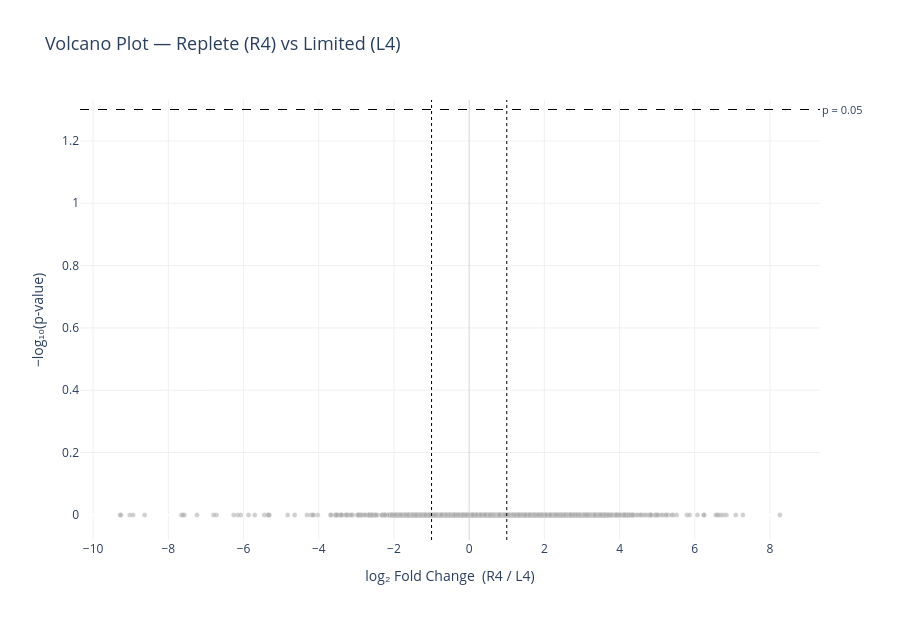

The notebook cell saved with this chart:
### Code cell
COLOR_MAP = {
    "Up in Replete":    "#E63946",   # red
    "Up in Limited":    "#457B9D",   # blue
    "Sig. (low FC)":    "#F4A261",   # orange
    "Not Significant":  "#AAAAAA",   # grey
}

ORDER = ["Up in Replete", "Up in Limited", "Sig. (low FC)", "Not Significant"]

fig = go.Figure()

for cat in ORDER:
    sub = df[df["category"] == cat]
    if sub.empty:
        continue

    # Build hover text
    hover = (
        "<b>" + sub["gene_id"].fillna("") + "</b><br>"
        + sub["Name"].fillna("").apply(lambda x: f"Name: {x}<br>" if x else "")
        + sub["Product"].fillna("unknown").apply(lambda x: f"Product: {x}<br>")
        + "Chr: "      + sub["Chr"].fillna("")                        + "<br>"
        + "log2FC: "   + sub["log2FC"].round(3).astype(str)           + "<br>"
        + "p-value: "  + sub["pvalue"].apply(lambda p: f"{p:.3e}")    + "<br>"
        + "L4 mean: "  + sub["L4_mean"].round(2).astype(str)          + " TPM<br>"
        + "R4 mean: "  + sub["R4_mean"].round(2).astype(str)          + " TPM"
    )

    fig.add_trace(go.Scatter(
        x=sub["log2FC"],
        y=sub["neg_log10_p"],
        mode="markers",
        name=f"{cat} (n={len(sub)})",
        marker=dict(
            color=COLOR_MAP[cat],
            size=5 if cat == "Not Significant" else 7,
            opacity=0.55 if cat == "Not Significant" else 0.85,
            line=dict(width=0.3, color="white"),
        ),
        text=hover,
        hovertemplate="%{text}<extra></extra>",
        customdata=sub[["gene_id", "log2FC", "pvalue"]].values,
    ))

# Threshold lines
p_line = -np.log10(P_THRESHOLD)
x_range = [df["log2FC"].min() - 0.5, df["log2FC"].max() + 0.5]

# Horizontal p-value line
fig.add_hline(
    y=p_line,
    line=dict(color="black", width=1, dash="dash"),
    annotation_text=f"p = {P_THRESHOLD}",
    annotation_position="right",
    annotation_font_size=11,
)

# Vertical FC lines
for xval in [-FC_THRESHOLD, FC_THRESHOLD]:
    fig.add_vline(
        x=xval,
        line=dict(color="black", width=1, dash="dot"),
    )

fig.update_layout(
    title=dict(
        text="Volcano Plot — Replete (R4) vs Limited (L4)",
        font=dict(size=18),
    ),
    xaxis=dict(
        title="log₂ Fold Change  (R4 / L4)",
        zeroline=True, zerolinewidth=1, zerolinecolor="lightgrey",
        gridcolor="#f0f0f0",
    ),
    yaxis=dict(
        title="−log₁₀(p-value)",
        gridcolor="#f0f0f0",
    ),
    legend=dict(
        title="Category",
        borderwidth=1,
        bordercolor="lightgrey",
        bgcolor="rgba(255,255,255,0.85)",
    ),
    plot_bgcolor="white",
    paper_bgcolor="white",
    width=900,
    height=620,
    hoverlabel=dict(bgcolor="white", font_size=12),
)

fig.show()

### Figure 1 — Plotly figure (JSON) as saved in the notebook; plotly's stock layout.template omitted (floating-point values rounded to 4 significant figures; data arrays with more than 128 entries replaced by an {"elided": "..."} marker saying what was removed)
{"data": [{"customdata": {"elided": "3742x3 mixed values"}, "hovertemplate": "%{text}<extra></extra>", "marker": {"color": "#AAAAAA", "line": {"color": "white", "width": 0.3}, "opacity": 0.55, "size": 5}, "mode": "markers", "name": "Not Significant (n=3742)", "text": {"elided": "3742 str values"}, "type": "scatter", "x": {"elided": "3742 float values"}, "y": {"elided": "3742 float values"}}], "layout": {"annotations": [{"font": {"size": 11}, "showarrow": false, "text": "p = 0.05", "x": 1, "xanchor": "left", "xref": "x domain", "y": 1.301, "yanchor": "middle", "yref": "y"}], "height": 620, "hoverlabel": {"bgcolor": "white", "font": {"size": 12}}, "legend": {"bgcolor": "rgba(255,255,255,0.85)", "bordercolor": "lightgrey", "borderwidth": 1, "title": {"text": "Category"}}, "paper_bgcolor": "white", "plot_bgcolor": "white", "shapes": [{"line": {"color": "black", "dash": "dash", "width": 1}, "type": "line", "x0": 0, "x1": 1, "xref": "x domain", "y0": 1.301, "y1": 1.301, "yref": "y"}, {"line": {"color": "black", "dash": "dot", "width": 1}, "type": "line", "x0": -1, "x1": -1, "xref": "x", "y0": 0, "y1": 1, "yref": "y domain"}, {"line": {"color": "black", "dash": "dot", "width": 1}, "type": "line", "x0": 1, "x1": 1, "xref": "x", "y0": 0, "y1": 1, "yref": "y domain"}], "title": {"font": {"size": 18}, "text": "Volcano Plot — Replete (R4) vs Limited (L4)"}, "width": 900, "xaxis": {"gridcolor": "#f0f0f0", "title": {"text": "log₂ Fold Change  (R4 / L4)"}, "zeroline": true, "zerolinecolor": "lightgrey", "zerolinewidth": 1}, "yaxis": {"gridcolor": "#f0f0f0", "title": {"text": "−log₁₀(p-value)"}}}}
